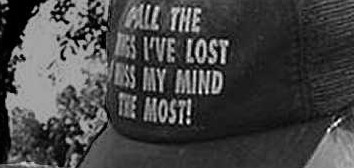
#> input picture lab8/Cap.jpg, 354 x 168 px
$ jupyter execute lab8.ipynb   (Python 2 division)
#> lines starting #> are read from the running program, lines starting #| are printed output that depends on the picture
[cell 1]
"""
Name Muhammad Umer Javaid
Class Bese 5a
111238

"""


import numpy as np
import cv2
import matplotlib.pyplot as plt

[cell 2]
#Task 1 Low pass and high pass
def butter2d_lp(shape, f, n, pxd=1):
    """Designs an n-th order lowpass 2D Butterworth filter with cutoff
   frequency f. pxd defines the number of pixels per unit of frequency (e.g.,
   degrees of visual angle)."""
    pxd = float(pxd)
    rows, cols = shape
    x = np.linspace(-0.5, 0.5, cols)  * cols / pxd
    y = np.linspace(-0.5, 0.5, rows)  * rows / pxd
    radius = np.sqrt((x**2)[np.newaxis] + (y**2)[:, np.newaxis])
    filt = 1 / (1.0 + (radius / f)**(2*n))
    return filt


def ideal2d_lp(im, f,name, pxd=1,n=2):
    """Designs an ideal filter with cutoff frequency f. pxd defines the number
    of pixels per unit of frequency (e.g., degrees of visual angle)."""
    pxd = float(pxd)
    rows, cols = im.shape
    x = np.linspace(-0.5, 0.5, cols)  * cols / pxd
    y = np.linspace(-0.5, 0.5, rows)  * rows / pxd
    radius = np.sqrt((x**2)[np.newaxis] + (y**2)[:, np.newaxis])
    if name=="low":
        filt = np.ones((im.shape[0],im.shape[1],2))
        filt[radius>f] = 0
    elif name=="high":
        filt = np.zeros((im.shape[0],im.shape[1],2))
        filt[radius>f] = 1

    return filt


def filter(im,name):
    rows, cols = im.shape
    crow,ccol = rows/2 , cols/2
    # create a mask first, center square is 1, remaining all zeros
    dft = cv2.dft(np.float32(im),flags = cv2.DFT_COMPLEX_OUTPUT)
    fshift = np.fft.fftshift(dft)

    if name=="low":
        mask=ideal2d_lp(im,15,"low")
    elif name=="high":
        mask=ideal2d_lp(im,15,"high")
    result = fshift*mask
    f_ishift = np.fft.ifftshift(result)
    img_back = cv2.idft(f_ishift)
    img_back = cv2.magnitude(img_back[:,:,0],img_back[:,:,1])
    return img_back
im=cv2.imread("Cap.jpg",0)
#> im is the input picture: shape (168, 354); min 0, max 255, mean 69.4
dft = cv2.dft(np.float32(im),flags = cv2.DFT_COMPLEX_OUTPUT)
fshift = np.fft.fftshift(dft)


def freq_spectru(im):
    f = np.fft.fft2(im)
    fshift = np.fft.fftshift(f)
    magnitude_spectrum = 20*np.log(np.abs(fshift))

    plt.subplot(121),plt.imshow(im, cmap = 'gray')
    plt.title('Input Image'), plt.xticks([]), plt.yticks([])
    plt.subplot(122),plt.imshow(magnitude_spectrum, cmap = 'gray')
    plt.title('Magnitude Spectrum'), plt.xticks([]), plt.yticks([])
    plt.show()


print "Low Pass"
img_back=filter(im,"low")
#> in filter, `img_back = cv2.magnitude(img_back[:,:,0],img_back[:,:,1])`:
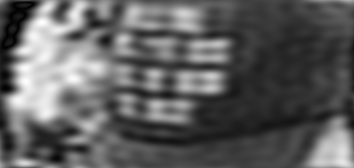
#> img_back: shape (168, 354) float64; min 22967.4, max 11033888.6, mean 4139303.6; drawn with min black and max white
plt.imshow(img_back,cmap="gray")
plt.show()


print "High Pass"
img_back=filter(im,"high")
#> call 2 of filter, with name = 'high'
#> in filter (call 2), `img_back = cv2.magnitude(img_back[:,:,0],img_back[:,:,1])`:
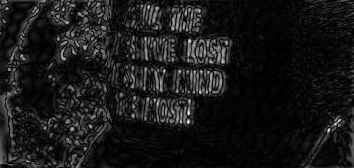
#> img_back: shape (168, 354) float64; min 1734.2, max 11255132.5, mean 1102531.8; drawn with min black and max white
plt.imshow(img_back,cmap="gray")
plt.show()

freq_spectru(im)
#> in freq_spectru, `magnitude_spectrum = 20*np.log(np.abs(fshift))`:
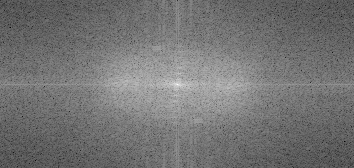
#> magnitude_spectrum: shape (168, 354) float64; min 7.99, max 304.7, mean 142.8; drawn with min black and max white
#> in freq_spectru, `plt.show()`:
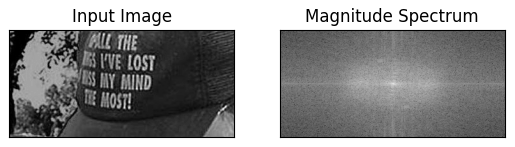
#> figure drawn by matplotlib, 2 panels
